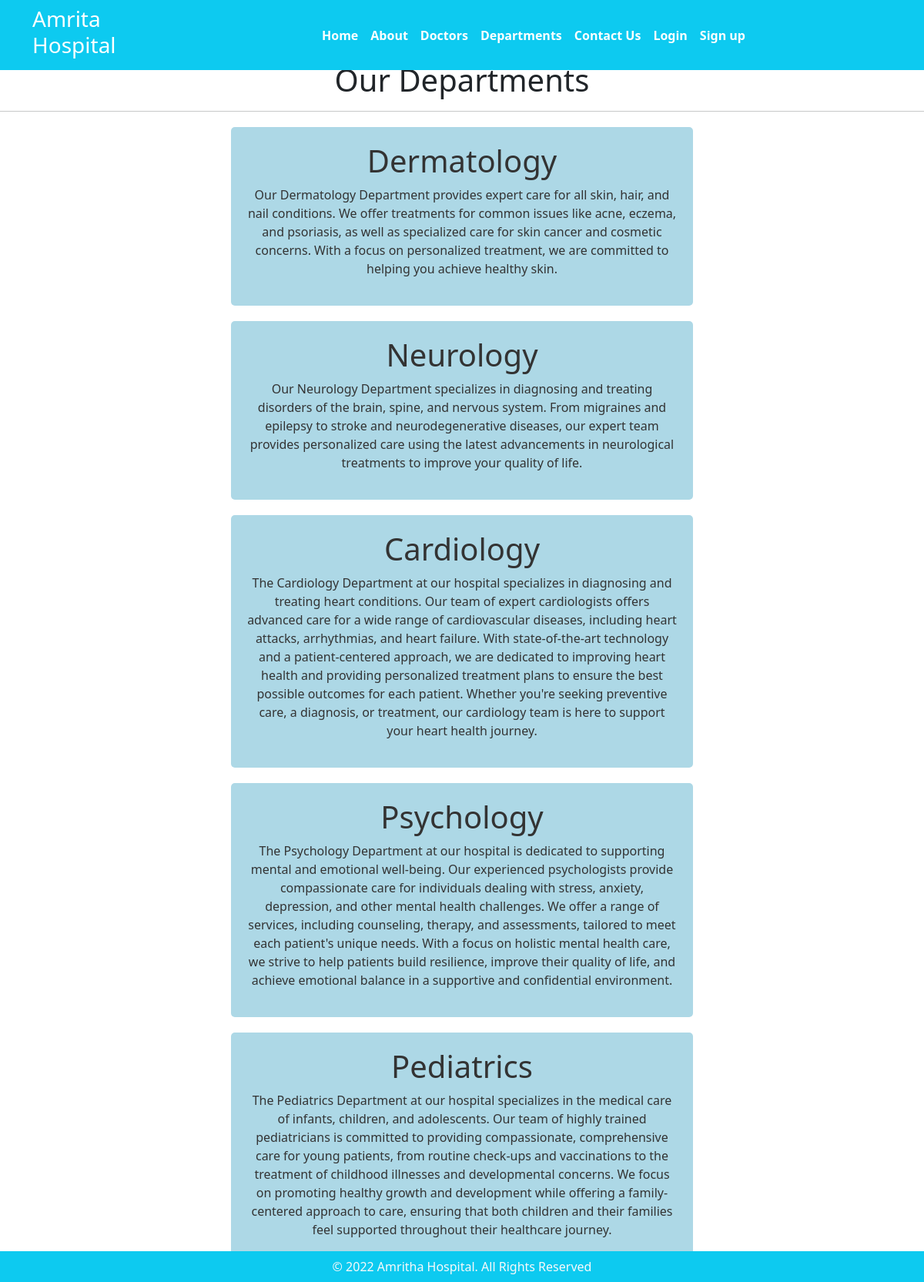
Page /department/ on the committed database.
### home/models.py (models this page shows, shortened)
class Departments(models.Model):
    dep_name = models.CharField(max_length=100)
    dep_description = models.TextField()

### home/views.py (the view)
# urls.py: path('department/', views.department, name='department'),
def department(request):
    dict_dept = {
        'dept': Departments.objects.all()
    }
    return render(request, 'department.html', dict_dept)

### templates/department.html (shortened to what this page needs)
{% extends 'base.html' %}
{% block content %}
<h1 class="text-center">Our Departments</h1>
<hr>
{% for d in dept %}
<div class="mx-auto w-50" style="background-color: #add8e6; text-align: center; color: #333; padding: 20px; margin: 20px 0; border-radius: 5px;">
    <h1>{{ d.dep_name }}</h1>
    <p>{{ d.dep_description }}</p>
</div>
{% endfor %}
{% endblock %}

### rows in the picture
Departments: dep_name "Dermatology", dep_description "Our Dermatology Department provides expert care for all skin, hair, and nail conditions. We offer treatments for common issues like acne, eczema, and psoriasis, as well as specialized care for skin cancer and cosmetic concerns. With a focus on personalized treatment, we are committed to helping you achieve healthy skin."
Departments: dep_name "Neurology", dep_description "Our Neurology Department specializes in diagnosing and treating disorders of the brain, spine, and nervous system. From migraines and epilepsy to stroke and neurodegenerative diseases, our expert team provides personalized care using the latest advancements in neurological treatments to improve your quality of life."
Departments: dep_name "Cardiology", dep_description "The Cardiology Department at our hospital specializes in diagnosing and treating heart conditions. Our team of expert cardiologists offers advanced care for a wide range of cardiovascular diseases, including heart attacks, arrhythmias, and heart failure. With state-of-the-art technology and a patient-centered approach, we are dedicated to improving heart health and providing personalized treatment plans to ensure the best possible outcomes for each patient. Whether you're seeking preventive care, a diagnosis, or treatment, our cardiology team is here to support your heart health journey."
Departments: dep_name "Psychology", dep_description "The Psychology Department at our hospital is dedicated to supporting mental and emotional well-being. Our experienced psychologists provide compassionate care for individuals dealing with stress, anxiety, depression, and other mental health challenges. We offer a range of services, including counseling, therapy, and assessments, tailored to meet each patient's unique needs. With a focus on holistic mental health care, we strive to help patients build resilience, improve their quality of life, and achieve emotional balance in a supportive and confidential environment."
Departments: dep_name "Pediatrics", dep_description "The Pediatrics Department at our hospital specializes in the medical care of infants, children, and adolescents. Our team of highly trained pediatricians is committed to providing compassionate, comprehensive care for young patients, from routine check-ups and vaccinations to the treatment of childhood illnesses and developmental concerns. We focus on promoting healthy growth and development while offering a family-centered approach to care, ensuring that both children and their families feel supported throughout their healthcare journey."
